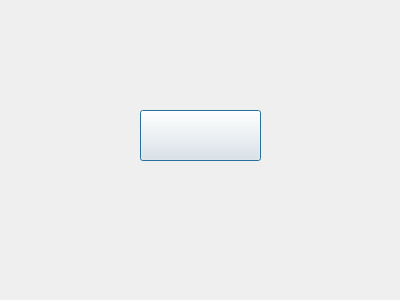
<?xml version="1.0" encoding="UTF-8"?>
<ui version="4.0">
 <class>LoginDialog</class>
 <widget class="QDialog" name="LoginDialog">
  <property name="geometry">
   <rect>
    <x>0</x>
    <y>0</y>
    <width>400</width>
    <height>300</height>
   </rect>
  </property>
  <property name="windowTitle">
   <string>Dialog</string>
  </property>
  <widget class="QPushButton" name="pushButton">
   <property name="geometry">
    <rect>
     <x>140</x>
     <y>110</y>
     <width>121</width>
     <height>51</height>
    </rect>
   </property>
  </widget>
 </widget>
 <resources/>
 <connections>
  <connection>
   <sender>pushButton</sender>
   <signal>clicked()</signal>
   <receiver>LoginDialog</receiver>
   <slot>accept()</slot>
   <hints>
    <hint type="sourcelabel">
     <x>206</x>
     <y>140</y>
    </hint>
    <hint type="destinationlabel">
     <x>257</x>
     <y>63</y>
    </hint>
   </hints>
  </connection>
 </connections>
</ui>
